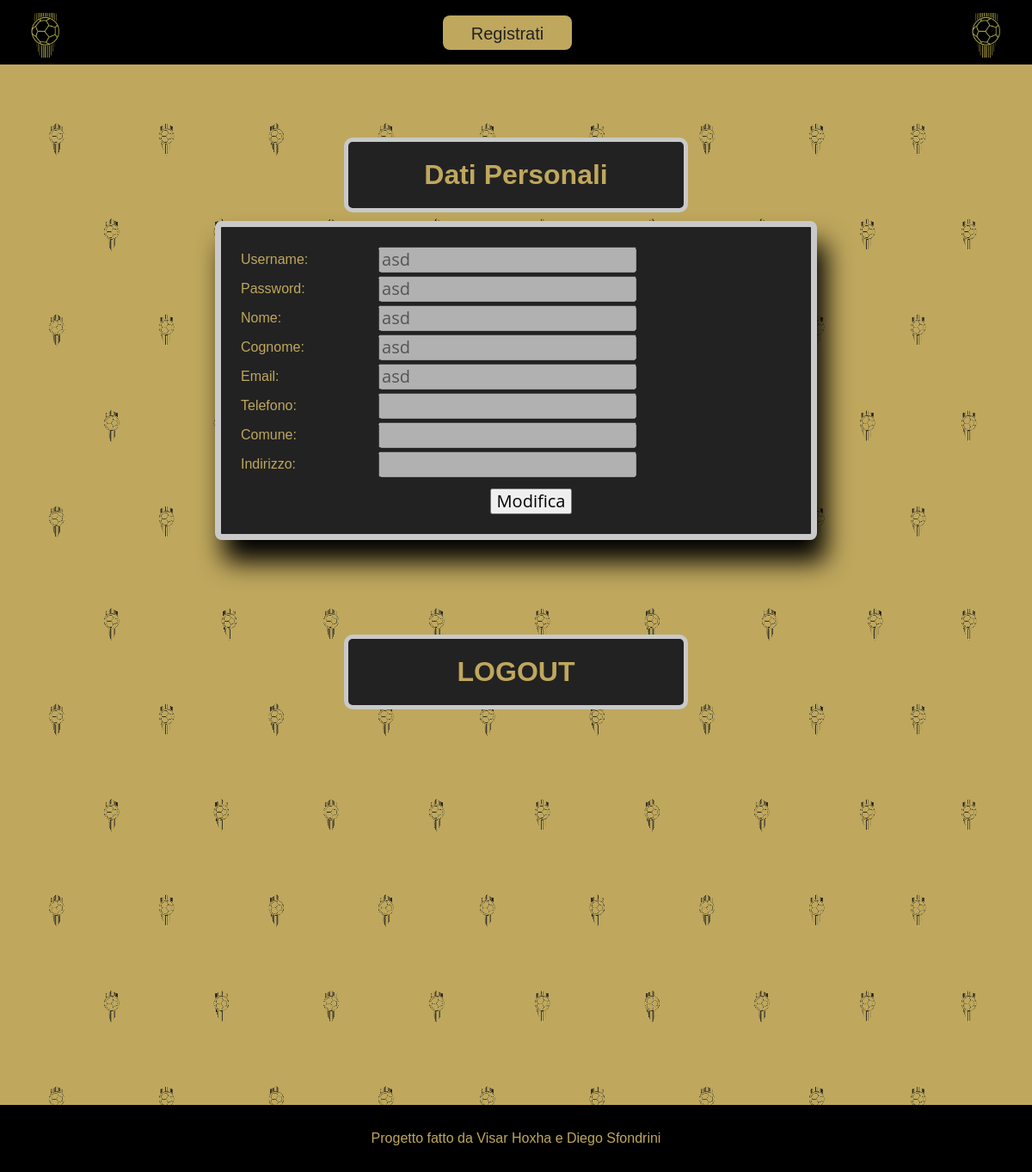
/pagine/login.php (signed in), run on the app's committed database.
### tables this page shows
CREATE TABLE IF NOT EXISTS `users` (
  `user_id` int(11) NOT NULL AUTO_INCREMENT,
  `username` varchar(50) NOT NULL,
  `password` varchar(255) NOT NULL,
  `nome` char(50) DEFAULT NULL,
  `cognome` char(50) DEFAULT NULL,
  `email` char(50) DEFAULT NULL,
  `telefono` char(50) DEFAULT NULL,
  `comune` char(50) DEFAULT NULL,
  `indirizzo` char(50) DEFAULT NULL,
  PRIMARY KEY (`user_id`)
);

### pagine/dati-personali.php (the view, shortened to what this page needs)
<?php
	$username = $_SESSION['username'];
    require('../db/connessionedb.php');
	$strmodifica = "Modifica";
	$strconferma = "Conferma";
	$modifica = false;
?>
<!DOCTYPE html>
<html>
<head>
    <link rel="stylesheet" href="https://cdnjs.cloudflare.com/ajax/libs/normalize/8.0.1/normalize.min.css" />
	<link rel="stylesheet" type="text/css" href="../style.css">
</head>
<body>
	<div class="contenuto">
		<h1 class="titolo_storia">Dati Personali</h1>
		<?php
			$mysql = "SELECT username, password, nome, cognome, email, telefono, comune, indirizzo
				FROM users
				WHERE username='$username'";
			$ris = $conn->query($mysql) or die("<p>Query fallita!</p>");
			$row = $ris->fetch_assoc();
		?>
		<form action="" method="post">
			<table class="tab_input">
				<tr>
					<td>Username:</td> <td><input class="input_dati_personali" type="text" name="username" value="<?php echo $row["username"]; ?>" disabled="disabled"></td>
				</tr>
				<tr>
					<td>Password:</td> <td><input class="input_dati_personali" type="text" name="password" value="<?php echo $row["password"]; ?>" <?php if(!$modifica) echo "disabled='disabled'"?>></td>
				</tr>
				<tr>
					<td>Nome:</td> <td><input class="input_dati_personali" type="text" name="nome" value="<?php echo $row["nome"]; ?>" <?php if(!$modifica) echo "disabled='disabled'"?>></td>
				</tr>
				<tr>
					<td>Cognome:</td> <td><input type="text" class="input_dati_personali" name="cognome" value="<?php echo $row["cognome"]; ?>" <?php if(!$modifica) echo "disabled='disabled'"?>></td>
				</tr>
				<tr>
					<td>Email:</td> <td><input type="text" class="input_dati_personali" name="email" value="<?php echo $row["email"]; ?>" <?php if(!$modifica) echo "disabled='disabled'"?>></td>
				</tr>
				<tr>
					<td>Telefono:</td> <td><input type="text" class="input_dati_personali" name="telefono" value="<?php echo $row["telefono"]; ?>" <?php if(!$modifica) echo "disabled='disabled'"?>></td>
				</tr>
				<tr>
					<td>Comune:</td> <td><input type="text" class="input_dati_personali" name="comune" value="<?php echo $row["comune"]; ?>" <?php if(!$modifica) echo "disabled='disabled'"?>></td>
				</tr>
				<tr>
					<td>Indirizzo:</td> <td><input type="text" class="input_dati_personali" name="indirizzo" value="<?php echo $row["indirizzo"]; ?>" <?php if(!$modifica) echo "disabled='disabled'"?>></td>
				</tr>
                <tr>
                    <td style="text-align: center; padding-top: 10px" colspan="2"><input type="submit" name="pulsante_modifica" value="<?php if($modifica==false) echo $strmodifica; else echo $strconferma; ?>"></td>
                </tr>
			</table>
		</form>
	</div>
</body>
</html>

### style.css (style rules this page uses)
* { box-sizing: border-box; }
html, body { padding: 0; margin: 0; height: 100%; }
body { background-image: url(immagini/sfondo-quiz-oro.png); font-family: Arial, Helvetica, sans-serif; }
h1, h2, .intro { text-align: center; }
.titolo_storia { padding: 20px; background: #222222; color: #bfa75d; width: 400px; margin: 10px auto; border-radius: 10px; border: 5px solid #c9c9c9 ; }
.tab_input { background-color: #222; color: #bfa75d; text-align: left; margin: auto; padding: 20px; border: 7px solid #c9c9c9; border-radius: 8px; box-shadow: 10px 25px 30px black; width: 700px; height: 300px; }
.input_dati_personali { width: 300px; }
input { font-family: 'Open Sans', Verdana, 'DejaVu Sans', Arial, sans-serif; margin-left: 35px; height: 30px; font-size: 20px; }

### data on the page
users: username "asd", password "asd", nome "asd", cognome "asd", email "asd"
